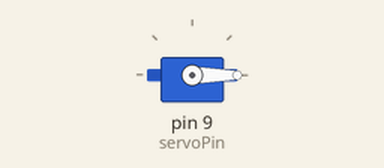
Bench run of a sketch on a simulated Arduino Uno, built with avr-gcc and run on an emulated ATmega328P. Shown: servo.

Above: at 0.05 s.
At 4.75 s:
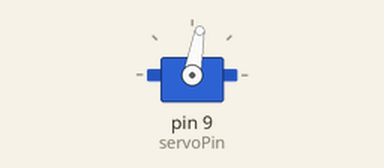
At 9.45 s:
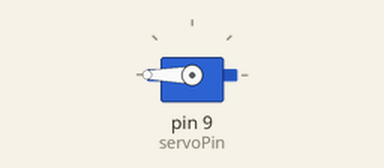
At 18.95 s:
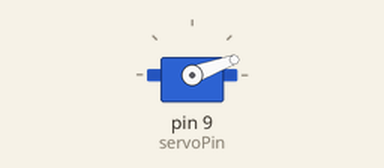
Timing chart, 0 to 24.7 s (numbered marks = the images above):
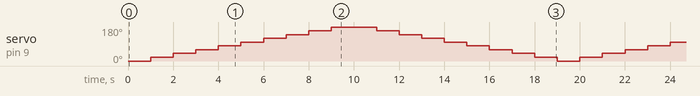

The sketch:

servo_test.ino
```cpp
//Controls a Servo Motor

//Include Servo Library
#include <Servo.h>

//Define Pins
int servoPin = 9;

//Create Servo Object
Servo servo;

void setup(){
  //Attaches the Servo to our object
  servo.attach(servoPin);
}

void loop(){
  //We can Turn a Servo to 180 degrees
  for (int i = 0; i <=180; i=i+20){
    servo.write(i);
    delay(1000);
  }

  for (int i = 180; i > 0; i=i-20){
    servo.write(i);
    delay(1000);
  }

}
```
